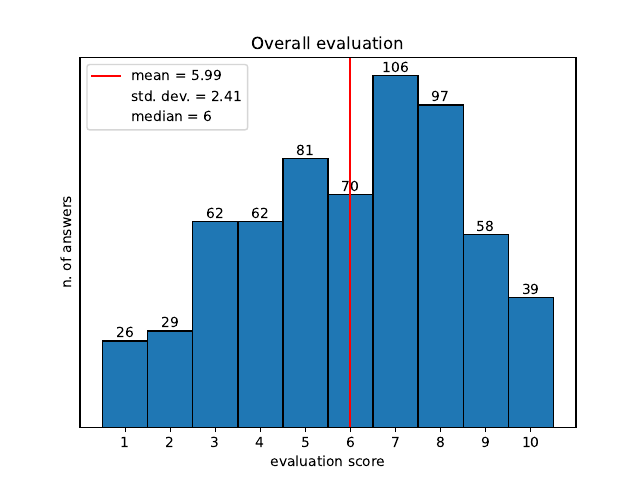

Generate this figure with Python:
import csv
import statistics
import matplotlib.pyplot as plt
from matplotlib.patches import Rectangle
import numpy as np
from scipy import stats
import os
import json

FOLDERS = ["lexicalized_metaphors/04_evaluation/output", "conceptual_metaphors/04_evaluation/output"]

# read the overall.json files of the specified folders
def read_from_folders(folders_list):
    overall_eval = list()       # list of overall points assigned in all forms
    
    for folder in folders_list:
        file_path = os.path.join(folder, "overall.json")
        with open(file_path, 'r') as openfile:
    
            # Reading from json file
            json_object = json.load(openfile)
            overall_eval.extend(json_object)
    

    print('Evaluation results:\n')

    print(f'N. of evaluation: {len(overall_eval)}')
    mean = statistics.mean(overall_eval)
    print(f'Overall mean: {mean:.2f}')
    median = statistics.median(overall_eval)
    print(f'Overall median: {median}')
    mode = statistics.mode(overall_eval)
    print(f'Overall mode: {mode}')
    std_dev = statistics.stdev(overall_eval)
    print(f'Overall st. dev.: {std_dev:.2f}')
    print(f'Overall skewness: {stats.skew(overall_eval):.2f}')

    freq, bins, patches = plt.hist(overall_eval, bins=np.arange(0.5, 11.5, 1))
    for p in patches:
        p.set_edgecolor('black')

    # add to each patch a label with its height
    bin_centers = np.diff(bins)*0.5 + bins[:-1]

    n = 0
    for fr, x, patch in zip(freq, bin_centers, patches):
        height = int(freq[n])
        plt.annotate("{}".format(height),
                    xy = (x, height),             # top left corner of the histogram bar
                    xytext = (0,0.2),             # offsetting label position above its bar
                    textcoords = "offset points", # Offset (in points) from the *xy* value
                    ha = 'center', va = 'bottom'
                    )
        n = n+1

    plt.title('Overall evaluation')

    plt.yticks([])
    plt.xlabel('evaluation score')
    plt.xticks(range(1, 11))
    plt.ylabel('n. of answers')

    line = plt.axvline(mean, color='red')
    extra = Rectangle((0, 0), 1, 1, fc="w", fill=False, edgecolor='none', linewidth=0)
    plt.legend([line, extra, extra], [f'mean = {mean:.2f}', f'std. dev. = {std_dev:.2f}', f'median = {int(median)}'])
    plt.savefig(f"overall_evaluation.pdf")
    plt.show()

def main():
    read_from_folders(FOLDERS)

if __name__ == '__main__' : main()